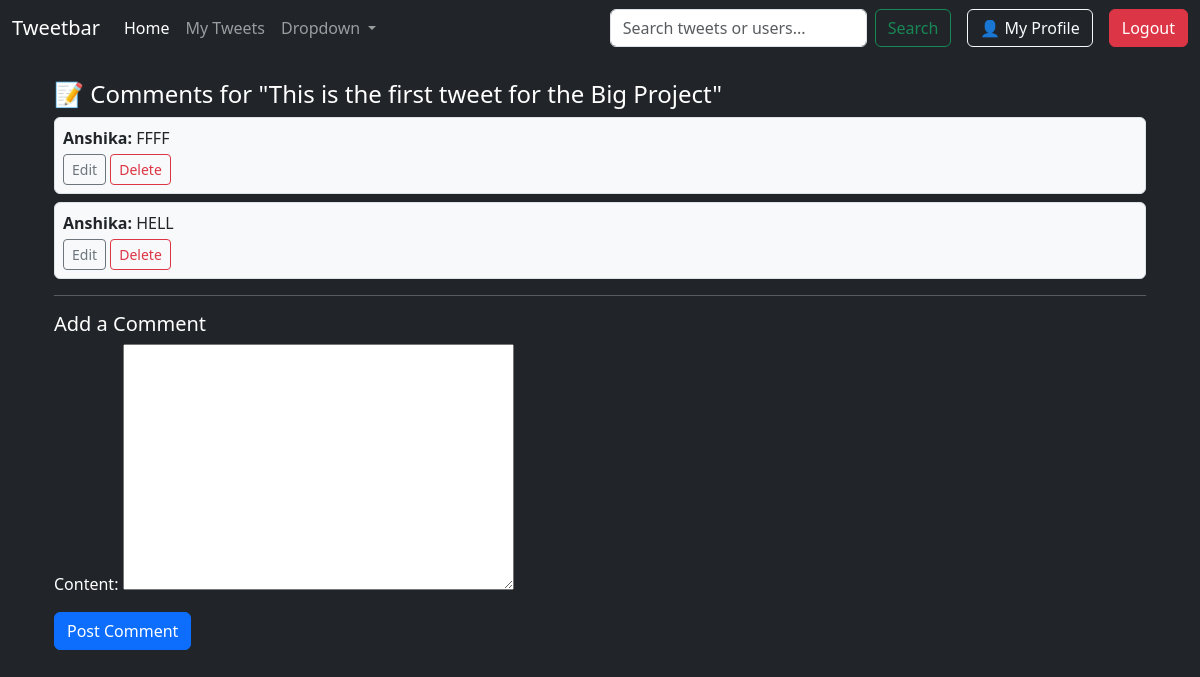
The page /comment/1/comments/ (signed in) on the database as committed earlier.
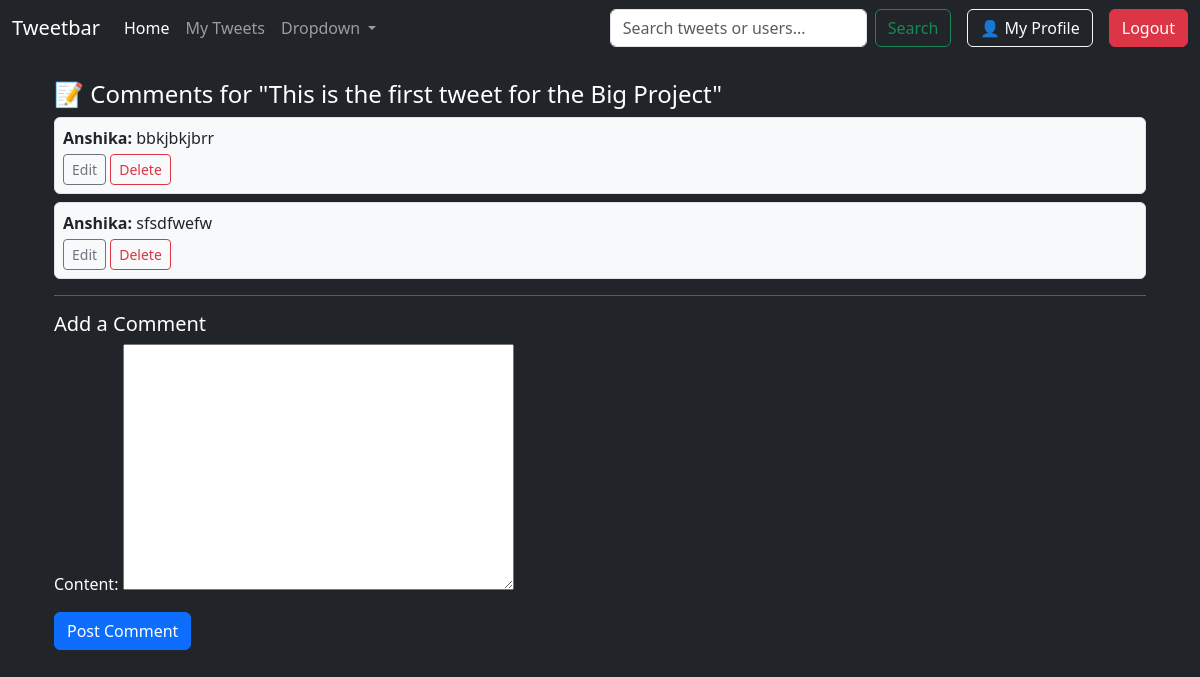
The same page on the database as committed later.
### tweet/models.py (models this page shows, shortened)
class Tweet(models.Model):
    user = models.ForeignKey(User, on_delete=models.CASCADE)
    text = models.TextField(max_length = 240)
    photo = models.ImageField(upload_to='photos/', blank=True, null=True)
    created_at = models.DateTimeField(auto_now_add=True)
    updated_at = models.DateTimeField(auto_now=True)

### comments/models.py (models this page shows, shortened)
class Comment(models.Model):
    user = models.ForeignKey(User, on_delete=models.CASCADE)
    tweet = models.ForeignKey(Tweet, on_delete=models.CASCADE, related_name="comments")
    content = models.TextField()
    created_at = models.DateTimeField(default=timezone.now)

### comments/views.py (the view, shortened to what this page needs)
# urls.py: path('<int:tweet_id>/comments/', comment_list, name='comment_list'),
@login_required
def comment_list(request, tweet_id):
    tweet = get_object_or_404(Tweet, id=tweet_id)
    comments = tweet.comments.all()
    form = CommentForm()
    return render(request, 'comments/comment_list.html', {
        'tweet': tweet,
        'comments': comments,
        'form': form,
    })

### comments/forms.py
class CommentForm(forms.ModelForm):
    class Meta:
        model = Comment
        fields = ['content']

### comments/templates/comments/comment_list.html (shortened to what this page needs)
{% extends "layout.html" %}
{% block content %}
<div class="container mt-4">
    <h4>📝 Comments for "{{ tweet.text }}"</h4>
    {% for comment in comments %}
        <div class="border rounded p-2 my-2 bg-light text-dark">
            <strong>{{ comment.user.username }}:</strong> {{ comment.content }}
            {% if comment.user == request.user %}
                <div class="mt-1">
                    <a href="{% url 'edit_comment' comment.id %}" class="btn btn-sm btn-outline-secondary">Edit</a>
                    <a href="{% url 'delete_comment' comment.id %}" class="btn btn-sm btn-outline-danger"
                       onclick="return confirm('Are you sure you want to delete this comment?');">Delete</a>
                </div>
            {% endif %}
        </div>
    {% empty %}
        <p>No comments yet.</p>
    {% endfor %}
    <hr>
    <h5>Add a Comment</h5>
    <form method="POST">
        {{ form.as_p }}
        <button type="submit" class="btn btn-primary">Post Comment</button>
    </form>
</div>
{% endblock %}

### templates/layout.html (shortened to what this page needs)
{% load static %}
<!DOCTYPE html>
<html lang="en">
<head>
    <link href="https://cdn.jsdelivr.net/npm/bootstrap@5.3.2/dist/css/bootstrap.min.css" rel="stylesheet">
</head>
<body class="bg-dark text-white">
<nav class="navbar navbar-expand-lg navbar-dark bg-dark">
    <div class="container-fluid">
        <a class="navbar-brand" href="#">Tweetbar</a>
        <div class="collapse navbar-collapse" id="navbarNavDropdown">
            <ul class="navbar-nav me-auto mb-2 mb-lg-0">
                <li class="nav-item">
                    <a class="nav-link active" href="{% url 'tweet_list' %}">Home</a>
                </li>
                <li class="nav-item">
                    <a class="nav-link" href="{% url 'my_tweets' %}">My Tweets</a>
                </li>
                <li class="nav-item dropdown">
                    <a class="nav-link dropdown-toggle" href="#" id="navbarDropdown" role="button"
                       data-bs-toggle="dropdown" aria-expanded="false">
                        Dropdown
                    </a>
                </li>
            </ul>
            <form class="d-flex me-2" method="get" action="{% url 'tweet_list' %}">
                <input class="form-control me-2" type="search" name="q" placeholder="Search tweets or users..."
                       aria-label="Search" value="{{ query|default:'' }}">
                <button class="btn btn-outline-success" type="submit">Search</button>
            </form>
            {% if user.is_authenticated %}
            <a href="{% url 'profile' %}" class="btn btn-outline-light mx-2">👤 My Profile</a>
                <form method="post" action="{% url 'logout' %}" class="d-inline">
                    <button class="btn btn-danger ms-2" type="submit">Logout</button>
                </form>
            {% else %}
                <a href="{% url 'register' %}" class="btn btn-primary ms-2">Register</a>
                <a href="{% url 'login' %}" class="btn btn-success ms-2">Login</a>
            {% endif %}
        </div>
    </div>
</nav>
<div class="container mt-4">
    {% block content %}
    {% endblock %}
</div>
</body>
</html>

Rows that differ between the two databases and show on the page:
removed Comment: user.username "Anshika", content "FFFF", shows "Edit"
removed Comment: user.username "Anshika", content "HELL", shows "Edit"
added Comment: user.username "Anshika", content "bbkjbkjbrr", shows "Edit"
added Comment: user.username "Anshika", content "sfsdfwefw", shows "Edit"
